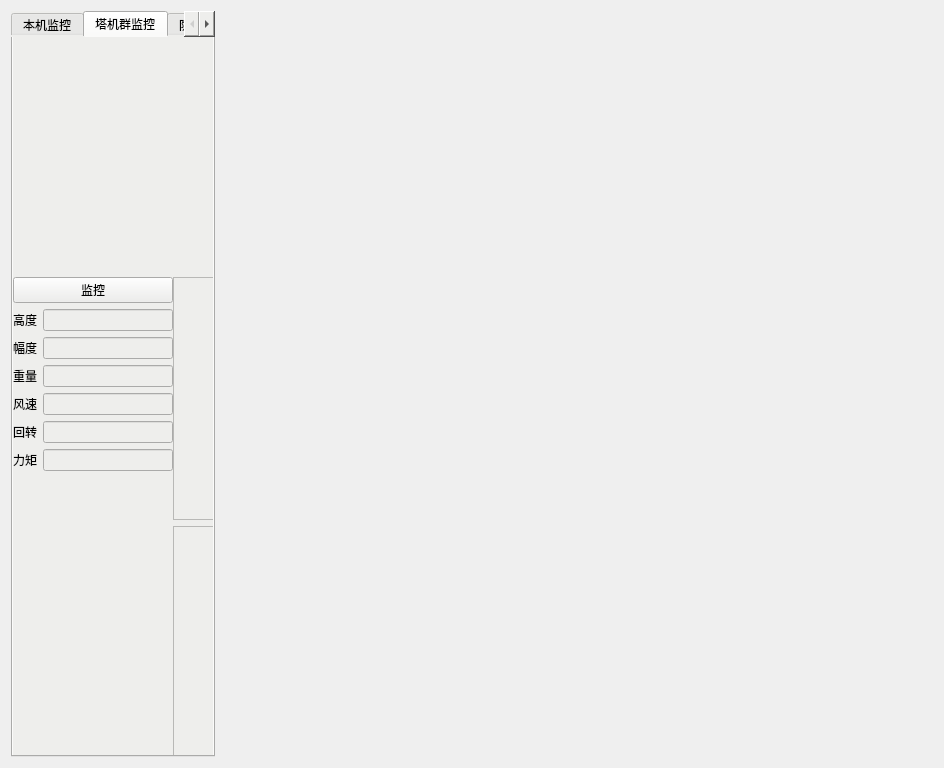
<?xml version="1.0" encoding="UTF-8"?>
<ui version="4.0">
 <class>load</class>
 <widget class="QWidget" name="load">
  <property name="geometry">
   <rect>
    <x>0</x>
    <y>0</y>
    <width>944</width>
    <height>768</height>
   </rect>
  </property>
  <property name="windowTitle">
   <string>Form</string>
  </property>
  <layout class="QFormLayout" name="formLayout_3">
   <item row="0" column="0">
    <layout class="QVBoxLayout" name="verticalLayout">
     <item>
      <widget class="QTabWidget" name="tabWidget">
       <property name="maximumSize">
        <size>
         <width>201421</width>
         <height>166666</height>
        </size>
       </property>
       <property name="styleSheet">
        <string notr="true">background-color: rgb(238, 238, 236);</string>
       </property>
       <property name="currentIndex">
        <number>1</number>
       </property>
       <widget class="QWidget" name="tab">
        <attribute name="title">
         <string>本机监控</string>
        </attribute>
        <widget class="QWidget" name="verticalLayoutWidget_2">
         <property name="geometry">
          <rect>
           <x>0</x>
           <y>0</y>
           <width>731</width>
           <height>321</height>
          </rect>
         </property>
         <layout class="QVBoxLayout" name="verticalLayout_2"/>
        </widget>
        <widget class="QWidget" name="gridLayoutWidget">
         <property name="geometry">
          <rect>
           <x>0</x>
           <y>320</y>
           <width>731</width>
           <height>421</height>
          </rect>
         </property>
         <layout class="QGridLayout" name="gridLayout">
          <item row="0" column="0" rowspan="2">
           <widget class="QFrame" name="frame">
            <property name="frameShape">
             <enum>QFrame::StyledPanel</enum>
            </property>
            <property name="frameShadow">
             <enum>QFrame::Raised</enum>
            </property>
           </widget>
          </item>
          <item row="0" column="1" rowspan="2">
           <widget class="QFrame" name="frame_2">
            <property name="frameShape">
             <enum>QFrame::StyledPanel</enum>
            </property>
            <property name="frameShadow">
             <enum>QFrame::Raised</enum>
            </property>
           </widget>
          </item>
          <item row="2" column="0" rowspan="2">
           <widget class="QFrame" name="frame_3">
            <property name="frameShape">
             <enum>QFrame::StyledPanel</enum>
            </property>
            <property name="frameShadow">
             <enum>QFrame::Raised</enum>
            </property>
           </widget>
          </item>
          <item row="2" column="1" rowspan="2">
           <widget class="QFrame" name="frame_4">
            <property name="frameShape">
             <enum>QFrame::StyledPanel</enum>
            </property>
            <property name="frameShadow">
             <enum>QFrame::Raised</enum>
            </property>
           </widget>
          </item>
         </layout>
        </widget>
       </widget>
       <widget class="QWidget" name="tab_2">
        <attribute name="title">
         <string>塔机群监控</string>
        </attribute>
        <widget class="QWidget" name="verticalLayoutWidget_3">
         <property name="geometry">
          <rect>
           <x>0</x>
           <y>0</y>
           <width>751</width>
           <height>241</height>
          </rect>
         </property>
         <layout class="QVBoxLayout" name="verticalLayout_3"/>
        </widget>
        <widget class="QWidget" name="formLayoutWidget">
         <property name="geometry">
          <rect>
           <x>0</x>
           <y>240</y>
           <width>160</width>
           <height>221</height>
          </rect>
         </property>
         <layout class="QFormLayout" name="formLayout">
          <item row="0" column="0" colspan="2">
           <widget class="QPushButton" name="pushButton">
            <property name="text">
             <string>监控</string>
            </property>
           </widget>
          </item>
          <item row="1" column="0">
           <widget class="QLabel" name="label">
            <property name="text">
             <string>高度</string>
            </property>
           </widget>
          </item>
          <item row="1" column="1">
           <widget class="QLineEdit" name="lineEdit"/>
          </item>
          <item row="2" column="0">
           <widget class="QLabel" name="label_2">
            <property name="text">
             <string>幅度</string>
            </property>
           </widget>
          </item>
          <item row="2" column="1">
           <widget class="QLineEdit" name="lineEdit_2"/>
          </item>
          <item row="3" column="0">
           <widget class="QLabel" name="label_3">
            <property name="text">
             <string>重量</string>
            </property>
           </widget>
          </item>
          <item row="3" column="1">
           <widget class="QLineEdit" name="lineEdit_3"/>
          </item>
          <item row="4" column="0">
           <widget class="QLabel" name="label_4">
            <property name="text">
             <string>风速</string>
            </property>
           </widget>
          </item>
          <item row="4" column="1">
           <widget class="QLineEdit" name="lineEdit_4"/>
          </item>
          <item row="5" column="0">
           <widget class="QLabel" name="label_5">
            <property name="text">
             <string>回转</string>
            </property>
           </widget>
          </item>
          <item row="5" column="1">
           <widget class="QLineEdit" name="lineEdit_5"/>
          </item>
          <item row="6" column="0">
           <widget class="QLabel" name="label_6">
            <property name="text">
             <string>力矩</string>
            </property>
           </widget>
          </item>
          <item row="6" column="1">
           <widget class="QLineEdit" name="lineEdit_6"/>
          </item>
         </layout>
        </widget>
        <widget class="QWidget" name="gridLayoutWidget_2">
         <property name="geometry">
          <rect>
           <x>160</x>
           <y>240</y>
           <width>591</width>
           <height>491</height>
          </rect>
         </property>
         <layout class="QGridLayout" name="gridLayout_2">
          <item row="1" column="0">
           <widget class="QFrame" name="frame_6">
            <property name="frameShape">
             <enum>QFrame::StyledPanel</enum>
            </property>
            <property name="frameShadow">
             <enum>QFrame::Raised</enum>
            </property>
           </widget>
          </item>
          <item row="1" column="1">
           <widget class="QFrame" name="frame_7">
            <property name="frameShape">
             <enum>QFrame::StyledPanel</enum>
            </property>
            <property name="frameShadow">
             <enum>QFrame::Raised</enum>
            </property>
           </widget>
          </item>
          <item row="0" column="0">
           <widget class="QFrame" name="frame_5">
            <property name="frameShape">
             <enum>QFrame::StyledPanel</enum>
            </property>
            <property name="frameShadow">
             <enum>QFrame::Raised</enum>
            </property>
           </widget>
          </item>
          <item row="0" column="1">
           <widget class="QFrame" name="frame_8">
            <property name="frameShape">
             <enum>QFrame::StyledPanel</enum>
            </property>
            <property name="frameShadow">
             <enum>QFrame::Raised</enum>
            </property>
           </widget>
          </item>
         </layout>
        </widget>
       </widget>
       <widget class="QWidget" name="tab_3">
        <attribute name="title">
         <string>防互撞监控</string>
        </attribute>
        <widget class="QWidget" name="verticalLayoutWidget_4">
         <property name="geometry">
          <rect>
           <x>0</x>
           <y>0</y>
           <width>751</width>
           <height>251</height>
          </rect>
         </property>
         <layout class="QVBoxLayout" name="verticalLayout_4"/>
        </widget>
        <widget class="QWidget" name="formLayoutWidget_2">
         <property name="geometry">
          <rect>
           <x>0</x>
           <y>250</y>
           <width>160</width>
           <height>221</height>
          </rect>
         </property>
         <layout class="QFormLayout" name="formLayout_2">
          <item row="0" column="0" colspan="2">
           <widget class="QPushButton" name="pushButton_3">
            <property name="text">
             <string>监控</string>
            </property>
           </widget>
          </item>
          <item row="1" column="0">
           <widget class="QLabel" name="label_7">
            <property name="text">
             <string>高度</string>
            </property>
           </widget>
          </item>
          <item row="1" column="1">
           <widget class="QLineEdit" name="lineEdit_7"/>
          </item>
          <item row="2" column="0">
           <widget class="QLabel" name="label_8">
            <property name="text">
             <string>幅度</string>
            </property>
           </widget>
          </item>
          <item row="2" column="1">
           <widget class="QLineEdit" name="lineEdit_8"/>
          </item>
          <item row="3" column="0">
           <widget class="QLabel" name="label_9">
            <property name="text">
             <string>重量</string>
            </property>
           </widget>
          </item>
          <item row="3" column="1">
           <widget class="QLineEdit" name="lineEdit_9"/>
          </item>
          <item row="4" column="0">
           <widget class="QLabel" name="label_10">
            <property name="text">
             <string>风速</string>
            </property>
           </widget>
          </item>
          <item row="4" column="1">
           <widget class="QLineEdit" name="lineEdit_10"/>
          </item>
          <item row="5" column="0">
           <widget class="QLabel" name="label_11">
            <property name="text">
             <string>回转</string>
            </property>
           </widget>
          </item>
          <item row="5" column="1">
           <widget class="QLineEdit" name="lineEdit_11"/>
          </item>
          <item row="6" column="0">
           <widget class="QLabel" name="label_14">
            <property name="text">
             <string>力矩</string>
            </property>
           </widget>
          </item>
          <item row="6" column="1">
           <widget class="QLineEdit" name="lineEdit_12"/>
          </item>
         </layout>
        </widget>
        <widget class="QWidget" name="gridLayoutWidget_3">
         <property name="geometry">
          <rect>
           <x>160</x>
           <y>250</y>
           <width>591</width>
           <height>491</height>
          </rect>
         </property>
         <layout class="QGridLayout" name="gridLayout_3">
          <item row="1" column="0">
           <widget class="QFrame" name="frame_9">
            <property name="frameShape">
             <enum>QFrame::StyledPanel</enum>
            </property>
            <property name="frameShadow">
             <enum>QFrame::Raised</enum>
            </property>
           </widget>
          </item>
          <item row="1" column="1">
           <widget class="QFrame" name="frame_10">
            <property name="frameShape">
             <enum>QFrame::StyledPanel</enum>
            </property>
            <property name="frameShadow">
             <enum>QFrame::Raised</enum>
            </property>
           </widget>
          </item>
          <item row="0" column="0">
           <widget class="QFrame" name="frame_11">
            <property name="frameShape">
             <enum>QFrame::StyledPanel</enum>
            </property>
            <property name="frameShadow">
             <enum>QFrame::Raised</enum>
            </property>
           </widget>
          </item>
          <item row="0" column="1">
           <widget class="QFrame" name="frame_12">
            <property name="frameShape">
             <enum>QFrame::StyledPanel</enum>
            </property>
            <property name="frameShadow">
             <enum>QFrame::Raised</enum>
            </property>
           </widget>
          </item>
         </layout>
        </widget>
       </widget>
      </widget>
     </item>
    </layout>
   </item>
  </layout>
 </widget>
 <resources/>
 <connections/>
</ui>
